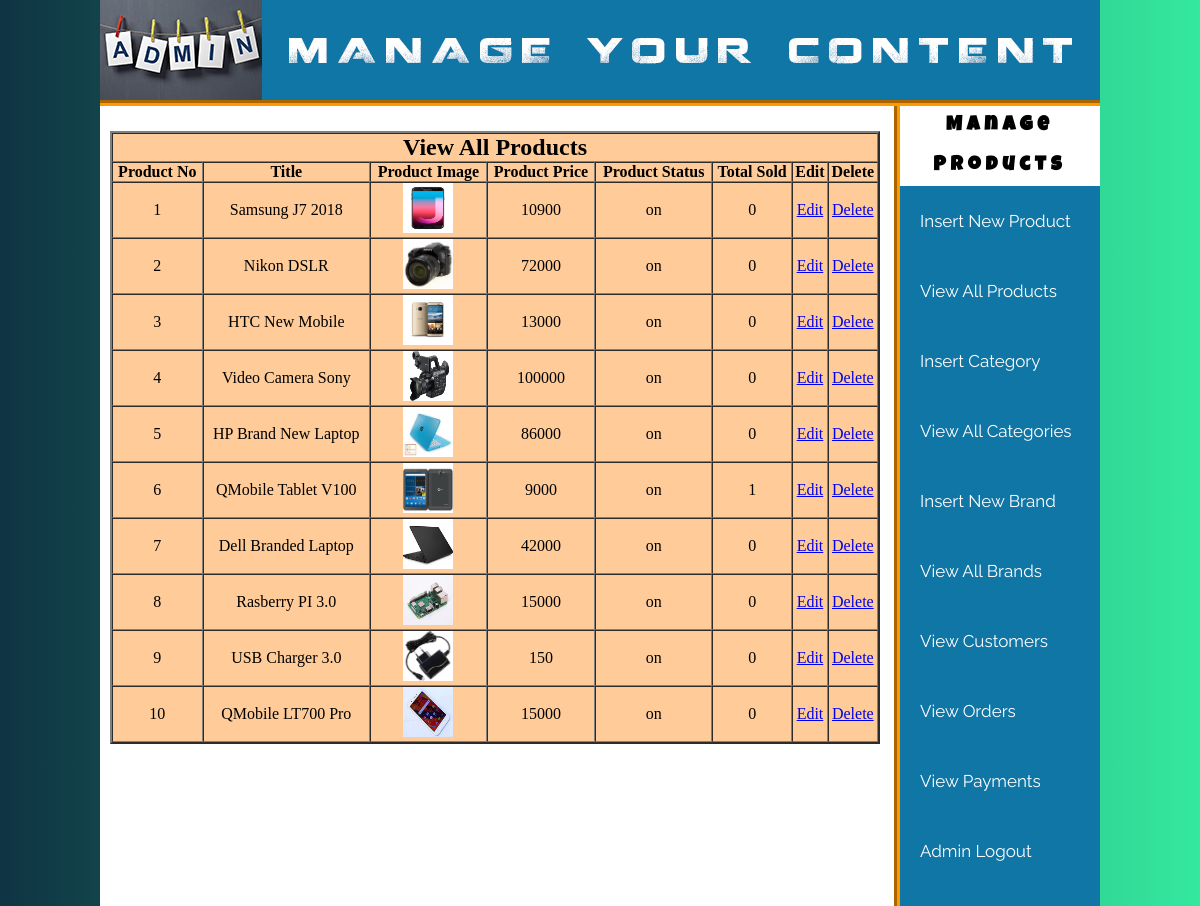
Page /admin/index.php?view_products (signed in) on the committed database.
### tables this page shows
CREATE TABLE `products` (
  `product_id` int(10) NOT NULL,
  `category_id` int(10) NOT NULL,
  `brand_id` int(10) NOT NULL,
  `date` timestamp NOT NULL DEFAULT CURRENT_TIMESTAMP ON UPDATE CURRENT_TIMESTAMP,
  `product_title` text NOT NULL,
  `product_img1` text NOT NULL,
  `product_img2` text NOT NULL,
  `product_img3` text NOT NULL,
  `product_price` int(10) NOT NULL,
  `product_desc` text NOT NULL,
  `status` text NOT NULL,
  `product_keywords` text NOT NULL
);

### admin/view_products.php (the view, shortened to what this page needs)
<?php require 'includes/config.php'; ?>
<!DOCTYPE html>
<html lang="en">
<head>
</head>
<body>
    <table align='center' width='770' bgcolor='#ffcc99' border='2' cellspacing="0" style="margin-left:10px">
        <tr align="center"  >
            <td colspan="8"> <h2> View All Products </h2> </td>
        </tr>
        <tr>
            <th> Product No </th>
            <th> Title </th>
             <th> Product Image </th>
            <th> Product Price </th>
            <th> Product Status</th>
            <th> Total Sold </th>
            <th> Edit </th>
            <th> Delete </th>
        </tr>
        <?php
        $i = 0;
        $get_products = " SELECT * from products";
        $run1 = mysqli_query($conn,$get_products);
        while ($row = mysqli_fetch_array($run1)) {
            $p_id = $row['product_id'];
            $p_title = $row['product_title'];
            $p_image = $row['product_img1'];
            $p_price = $row['product_price'];
            $p_status = $row['status'];
            $i++;
        ?>
        <tr align="center">
            <td> <?php  echo $i ?> </td>
            <td> <?php  echo $p_title ?></td>
            <td > <img  src="product_images/<?php echo $p_image ?>" height="50" width="50" ></td>
            <td> <?php  echo $p_price ?></td>
            <td>  <?php  echo $p_status ?></td>
            <td>
                <?php
                $get_sold = " SELECT * from pending_orders where product_id = '$p_id' ";
                $run_sold = mysqli_query($conn,$get_sold);
                $count = mysqli_num_rows($run_sold);
                echo $count;
                ?>
            </td>
            <td> <a href="index.php?edit_product= <?php echo $p_id ?>"> Edit </a> </td>
            <td> <a href="index.php?delete_product=<?php echo $p_id ?>"> Delete </a> </td>
        </tr>
        <?php  } ?>
    </table>
</body>
</html>

### admin/styles/style.css (style rules this page uses)
* { margin: 0%; padding: 0%; }
body { background: #34e89e; background: -webkit-linear-gradient(to right, #0f3443, #34e89e); background: linear-gradient(to right, #0f3443, #34e89e); }

### rows in the picture
products: product_title "Samsung J7 2018", product_img1 (picture), product_price "10900", status "on", count "0"
products: product_title "Nikon DSLR", product_img1 (picture), product_price "72000", status "on", count "0"
products: product_title "HTC New Mobile", product_img1 (picture), product_price "13000", status "on", count "0"
products: product_title "Video Camera Sony", product_img1 (picture), product_price "100000", status "on", count "0"
products: product_title "HP Brand New Laptop", product_img1 (picture), product_price "86000", status "on", count "0"
products: product_title "QMobile Tablet V100", product_img1 (picture), product_price "9000", status "on", count "1"
products: product_title "Dell Branded Laptop", product_img1 (picture), product_price "42000", status "on", count "0"
products: product_title "Rasberry PI 3.0", product_img1 (picture), product_price "15000", status "on", count "0"
products: product_title "USB Charger 3.0", product_img1 (picture), product_price "150", status "on", count "0"
products: product_title "QMobile LT700 Pro", product_img1 (picture), product_price "15000", status "on", count "0"
